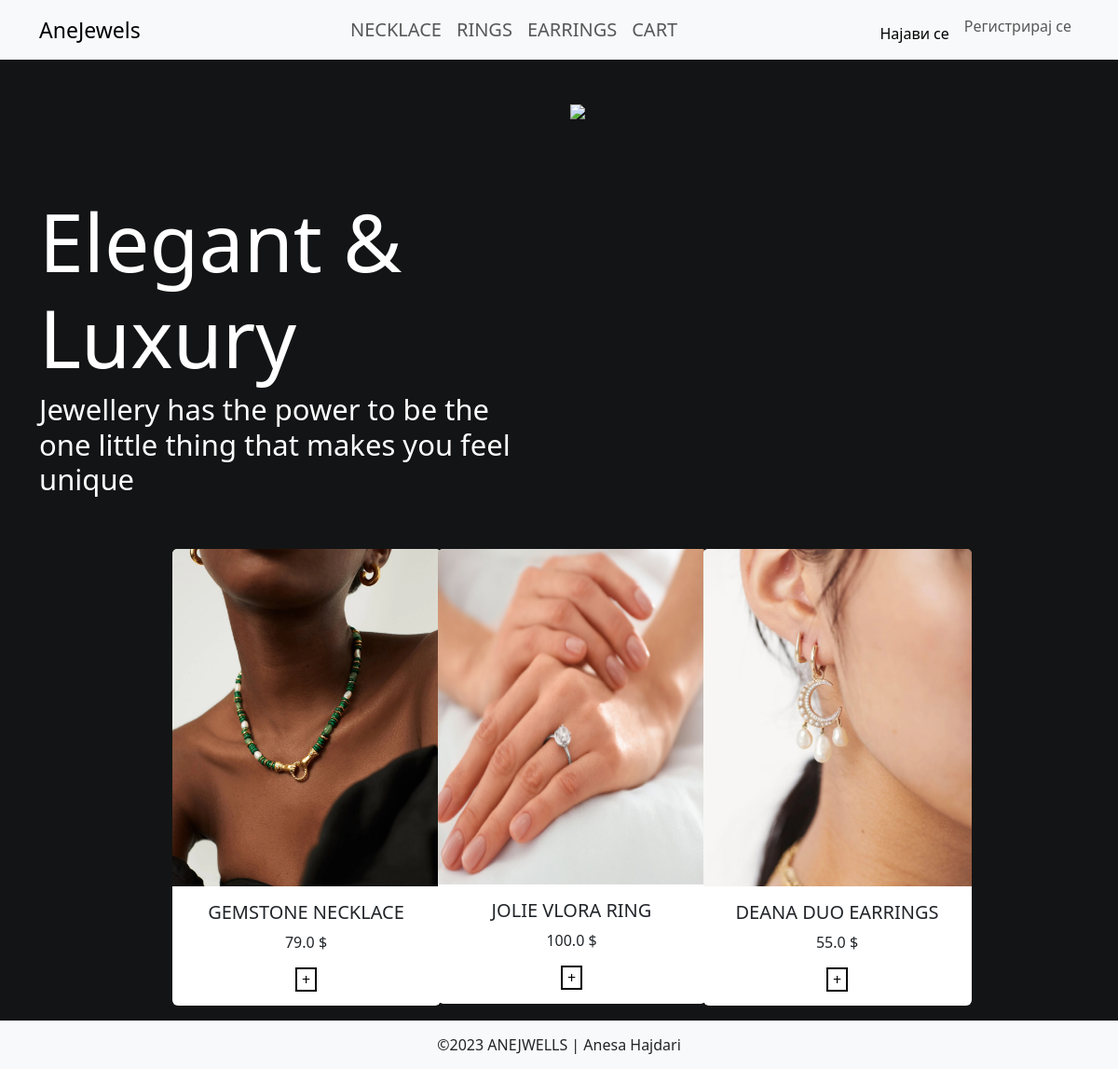
The page / on the database its author committed.
### anejewels/models.py (models this page shows, shortened)
class Category(models.Model):
    name = models.CharField(max_length=255)

class Product(models.Model):
    category = models.ForeignKey(Category,on_delete=models.CASCADE)
    name = models.CharField(max_length=255)
    quantity = models.IntegerField(default=0)
    price = models.FloatField(default=0.0)
    description = models.CharField(max_length=255)
    image = models.ImageField(upload_to='products/',null=True, blank=True)

### anejewels/views.py (the view)
# urls.py: 2. Add a URL to urlpatterns:  path('', views.home, name='home')
def home(request):
    categories = Category.objects.all()
    products = []
    for category in categories:
        category_products = list(Product.objects.filter(category=category)[:1])
        if category_products:
            products.append(category_products[0])
    context = {
        'categories': categories,
        'products': products,
    }
    return render(request, 'home.html', context)

### anejewels/templates/home.html (shortened to what this page needs)
<head>
    <link href="https://cdn.jsdelivr.net/npm/bootstrap@5.3.0/dist/css/bootstrap.min.css" rel="stylesheet">
<body>
  <nav class="navbar navbar-expand-lg navbar-light bg-light">
    <div class="container">
        <a style="font-size:23px" class="navbar-brand" href="#">AneJewels</a>
        <div class="collapse navbar-collapse" id="navbarSupportedContent">
            <ul class="navbar-nav mx-auto" style="font-size:20px">
                {% for category in categories %}
                <li class="nav-item">
                    <a class="nav-link" href="/categories/{{ category.id }}/products/">{{ category.name }}</a>
                </li>
                {% endfor %}
                <li> <a class="nav-link" href="{% url 'cart' %}">CART</a> </li>
            </ul>
            <ul class="navbar-nav ml-auto">
              {% if user.is_authenticated %}
                  <li class="nav-item">
                    {% if user.is_authenticated and user.is_staff %}
                    <a href="{% url 'add_product' %}">Add Product</a>
                {% endif %}                  </li>
                  <li class="nav-item">
                      <a class="nav-link" href="{% url 'logout' %}">Одјави се</a>
                  </li>
              {% else %}
                  <li class="nav-item">
                      <a class="nav-link" href="{% url 'login' %}">Најави се</a>
                  </li>
                  <li class="nav-item">
                      <a class="nav-link" href="{% url 'register' %}">Регистрирај се</a>
                  </li>
              {% endif %}
          </ul>
        </div>
    </div>
</nav>
      <div style="background:#131415">
        <div class="container">
        <div class="row">
            <div class="col-6 mt-5">
                <div class="details" style="color: white;
                margin-top: 95px;">
                <h2 style="font-size: 86px">Elegant & Luxury</h2>
                <h6 style="font-size: 31px"> Jewellery has the power to be the one little thing that makes you feel unique</h6>
</div>
            </div>
            <div class="col-6 mt-5">
                <img src="https://img.freepik.com/premium-photo/beautiful-fashion-model-woman-wearing-gold-jewelry-with-green-gem-stones_221436-4018.jpg?w=2000" class="img-fluid height" >
            </div>
        </div>
        </div>
      <div class="container">
       <div class="row" style="justify-content:center">
        {% for product in products %}
        <div class="col-sm-3 mt-5">
        <div class="card text-center" style="width: 18rem;border:none">
            <img class="card-img-top" src="{{MEDIA_URL}}{{product.image.url}}" alt="Card image cap">
            <div class="card-body">
              <h5 class="card-title">{{ product.name }}</h5>
              <p class="card-text">{{ product.price}} $</p>
              <a href="{% url 'product_detail' product.id %}" style="border: 2px solid black;
              text-decoration: none;
              color: black;
              padding: 0px 5px;">+</a>
            </div>
          </div>
    </div>
     {% endfor %}
            </div>
    </div>
      <footer style="background: #f8f9fa;margin-top: 16px;">
<p style="padding: 14px;
text-align: center; margin: 0;"> &copy;2023 ANEJWELLS | Anesa Hajdari </p>
</footer>
</div>
</body>
</head>

### anejewels/templates/home.html (style rules this page uses)
div.col-sm-3:nth-child(2) > div:nth-child(1) > img:nth-child(1) { height:360px; }
.height { max-height: 600px; width: auto; }
ul.navbar-nav:nth-child(2) > li:nth-child(1) { margin-top:8px; }
ul.navbar-nav:nth-child(2) > li:nth-child(1) > a:nth-child(1) { text-decoration: none; color: black; }

### rows shown on the page
Category: name "NECKLACE"
Category: name "RINGS"
Category: name "EARRINGS"
Product: image (picture), name "GEMSTONE NECKLACE", price "79.0"
Product: image (picture), name "JOLIE VLORA RING", price "100.0"
Product: image (picture), name "DEANA DUO EARRINGS", price "55.0"
